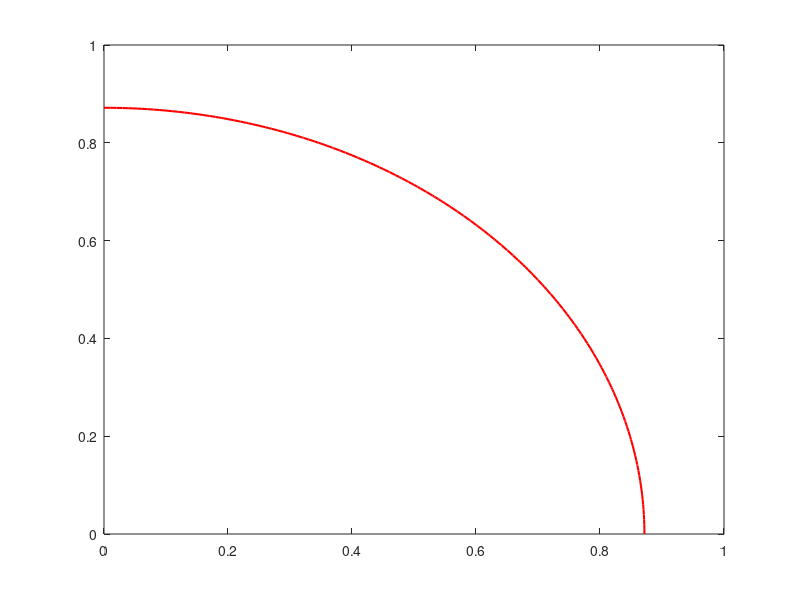

The MATLAB script that drew this image: (Note: this script raises an error after producing the figure.)
mu1 = [0 0];
mu2 = [1 1];
sigma1 = [1 0; 0 1];
sigma2 = [0.9 0.7; 0.7 0.9];

x1 = 0:.01:1;
x2 = 0:.01:1;
[X1,X2] = meshgrid(x1,x2);
X = [X1(:) X2(:)];

y1 = mvnpdf(X,mu1,sigma1);
y1 = reshape(y1,length(x2),length(x1));

y2 = mvnpdf(X,mu2,sigma2);
y2 = reshape(y2,length(x2),length(x1));


c1 = contour(x1,x2,y1,[1], 'r', 'LineWidth',1.5 );
f1 =gca;
f1.XAxisLocation ='top';
xticks([0])
xticklabels({'X_1_m_a_x'})
f1.YAxisLocation ='right';
yticks([0])
yticklabels({'X_2_m_a_x'})
hold on
scatter(0,0,'MarkerEdgeColor','r',...
              'MarkerFaceColor','r',...
              'LineWidth',1.5)
text(0.03,0.05,'A', 'Color','r')

hold on
c2 = contour(x1,x2,y2,[1], 'b', 'LineWidth',1.5);
% f2 = gca;
% xlabel('S')
% ylabel('T')
% f2.XAxisLocation ='bottom';
% xticks([0 1])
% xticklabels({'0', 'Smax'})
% f2.YAxisLocation ='left';
% yticks([0 1])
% yticklabels({'0', 'Tmax'})
hold on
scatter(1,1,'MarkerEdgeColor','b',...
              'MarkerFaceColor','b',...
              'LineWidth',1.5)
text(0.95,0.95,'B', 'Color','b')
text(0.5,-0.07,'X_1_B')
text(0.5,1.05,'X_1_A')
text(-0.1,0.5,'X_2_B')
text(1.05,0.5,'X_2_A')
text(0.5,0.05,'U_B = Constant', 'Color','b')
text(0.65,0.65,'U_A = Constant', 'Color','r')

% r1 = c1;
% r1(:,1) = [];
% r2 = c2;
% r2(:,1) = [];
% r2 = fliplr(r2);

% for n = 2:size(c1,2)
%     if c1(1,n) > c2(1,size(c1,2)+2-n)
%        startN = n;
%        break
%     end   
% end
% 
% for n = 2:size(c1,2)
%     if c1(1,n) < c2(1,size(c1,2)+2-n) && n > startN
%        endN = n;
%        break
%     end 
% end

startN = 36;
endN = 170;

startN2 = 32;
endN2 = 180;

btwRegion = [c1(1,startN:endN), c2(1,startN2:endN2)];
x_region = [c1(2,startN:endN), c2(2,startN2:endN2)];
ff = fill(x_region, btwRegion, [0.95 0.95 0.9]);
ff.EdgeColor = 'none';

%example of drawing a arrow
% p1 = [2 3];                         % First Point
% p2 = [9 8];                         % Second Point
% dp = p2-p1;                         % Difference
% figure(1)
% quiver(p1(1),p1(2),dp(1),dp(2))